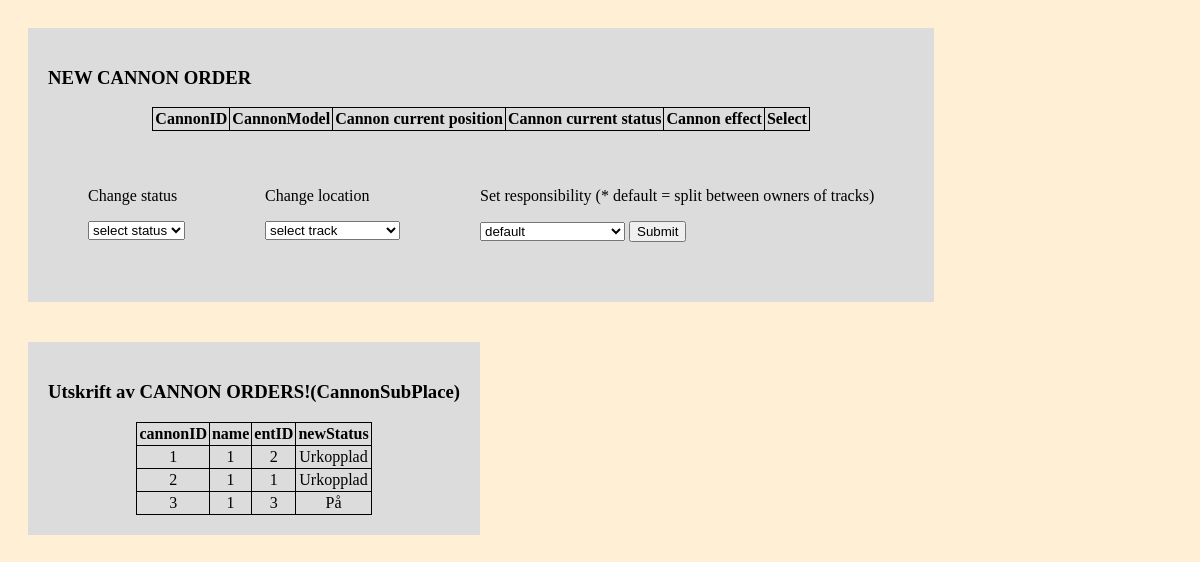
Screenshot of /phpFunc/cannonError.php with the database file from the repository.
### tables this page shows
create table CannonSubPlace (
orderID int not null auto_increment unique,
cannonID smallint,
name smallint,
skiID smallint,
entID smallint,
startStamp datetime,
endStamp datetime,
priority enum('Låg','Medium','Hög','Akut'),
newStatus enum('På','Av','Urkopplad','Trasig', 'Annat'),
info varchar(1024),
comment varchar(1024),
primary key (orderID),
foreign key (cannonID) references Cannon(cannonID)on delete cascade,
foreign key (name) references SubPlace(name)on delete cascade,
foreign key (skiID) references Ski(SkiID),
foreign key (entID) references Ent(entID)
);

### phpFunc/cannonError.php (the view, shortened to what this page needs)
<!DOCTYPE HTML>
<head>
<html>
</head>
<body>
<?php
include'connect.php';
?>
<div>
<h3>NEW CANNON ORDER</h3>
<table>
	<th>CannonID</th>
	<th>CannonModel</th>
	<th>Cannon current position</th>
	<th>Cannon current status</th>
	<th>Cannon effect</th>
	<th>Select </th>
</table>
	<div>
		<p>Change status</p>
    	<select id="selecten">
  	        <option value="as">select status</option>
        	</select>
		</div>
	<div>
   		<p>Change location</p>
        <select class='select1'>
        	<option id="select1"value="selected">select track</option>
        </select>
	</div>
	<div>
   		<p>Set responsibility (* default = split between owners of tracks)</p>
        <select class='select1'>
        	<option id="select1">default</option>
        </select>
 	<input type="submit" name="send">
	</div>
</div>
<div>
	<h3>Utskrift av CANNON ORDERS!(CannonSubPlace)</h3>
    <table>
	    <?php
		        echo "<th>cannonID</th>";
		        echo "<th>name</th>";
		        echo "<th>entID</th>";
		        echo "<th>newStatus</th>";
		      foreach($pdo->query( 'select * from CannonSubPlace;' ) as $row){
		        echo "<tr>";
		        echo "<td>".$row['cannonID']."</td>";
		        echo "<td>".$row['name']."</td>";
		        echo "<td>".$row['entID']."</td>";
		        echo "<td>".$row['newStatus']."</td>";
		        echo "</tr>";
	      }
	    ?>
    </table>
</div>
</body>
</html>

### phpFunc/cannonError.php (style rules this page uses)
body { background-color: papayawhip; }
div { display: block; float: left; background-color: gainsboro; margin: 20px; padding: 20px; }
table, td, th { border:1px solid; text-align: center; margin: auto; border-collapse: collapse; padding:2px; }

### rows the page displays
cannonsubplace: cannonID "1", name "1", entID "2", newStatus "Urkopplad"
cannonsubplace: cannonID "2", name "1", entID "1", newStatus "Urkopplad"
cannonsubplace: cannonID "3", name "1", entID "3", newStatus "På"
